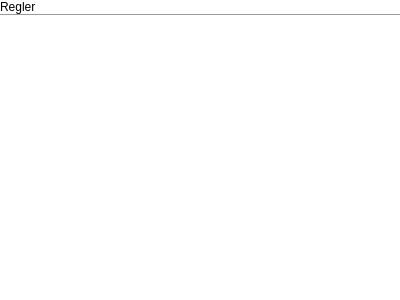
<?xml version="1.0" encoding="UTF-8"?>
<ui version="4.0">
 <class>fr_controller</class>
 <widget class="QFrame" name="fr_controller">
  <property name="geometry">
   <rect>
    <x>0</x>
    <y>0</y>
    <width>400</width>
    <height>300</height>
   </rect>
  </property>
  <property name="windowTitle">
   <string>Frame</string>
  </property>
  <property name="styleSheet">
   <string notr="true">background-color: rgb(255, 255, 255);</string>
  </property>
  <layout class="QVBoxLayout" name="verticalLayout">
   <property name="spacing">
    <number>0</number>
   </property>
   <property name="leftMargin">
    <number>0</number>
   </property>
   <property name="topMargin">
    <number>0</number>
   </property>
   <property name="rightMargin">
    <number>0</number>
   </property>
   <property name="bottomMargin">
    <number>0</number>
   </property>
   <item>
    <widget class="QLabel" name="lbl_controller_name">
     <property name="sizePolicy">
      <sizepolicy hsizetype="Minimum" vsizetype="Minimum">
       <horstretch>0</horstretch>
       <verstretch>0</verstretch>
      </sizepolicy>
     </property>
     <property name="maximumSize">
      <size>
       <width>16777215</width>
       <height>18</height>
      </size>
     </property>
     <property name="text">
      <string>Regler</string>
     </property>
    </widget>
   </item>
   <item>
    <widget class="QFrame" name="fr_controllerParams">
     <property name="sizePolicy">
      <sizepolicy hsizetype="Preferred" vsizetype="Expanding">
       <horstretch>0</horstretch>
       <verstretch>0</verstretch>
      </sizepolicy>
     </property>
     <property name="styleSheet">
      <string notr="true">QFrame {
    border-top: 1px solid #999999;
    border-left: none;
    border-right: none;
    border-bottom: none;
}</string>
     </property>
     <property name="frameShape">
      <enum>QFrame::Shape::StyledPanel</enum>
     </property>
     <property name="frameShadow">
      <enum>QFrame::Shadow::Raised</enum>
     </property>
    </widget>
   </item>
  </layout>
 </widget>
 <resources/>
 <connections/>
</ui>
